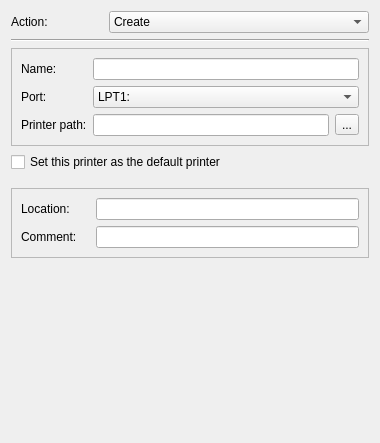
<?xml version="1.0" encoding="UTF-8"?>
<ui version="4.0">
 <class>LocalGeneralWidget</class>
 <widget class="QWidget" name="LocalGeneralWidget">
  <property name="geometry">
   <rect>
    <x>0</x>
    <y>0</y>
    <width>380</width>
    <height>443</height>
   </rect>
  </property>
  <property name="sizePolicy">
   <sizepolicy hsizetype="Preferred" vsizetype="Preferred">
    <horstretch>38</horstretch>
    <verstretch>44</verstretch>
   </sizepolicy>
  </property>
  <property name="windowTitle">
   <string>Form</string>
  </property>
  <layout class="QGridLayout" name="gridLayout_3">
   <item row="2" column="0" rowspan="2">
    <widget class="QFrame" name="frame">
     <property name="frameShape">
      <enum>QFrame::StyledPanel</enum>
     </property>
     <property name="frameShadow">
      <enum>QFrame::Raised</enum>
     </property>
     <layout class="QGridLayout" name="gridLayout">
      <item row="0" column="0">
       <widget class="QLabel" name="nameLabel">
        <property name="text">
         <string>Name:</string>
        </property>
        <property name="buddy">
         <cstring>nameLineEdit</cstring>
        </property>
       </widget>
      </item>
      <item row="1" column="0">
       <widget class="QLabel" name="portLabel">
        <property name="text">
         <string>Port:</string>
        </property>
        <property name="buddy">
         <cstring>portComboBox</cstring>
        </property>
       </widget>
      </item>
      <item row="2" column="0">
       <widget class="QLabel" name="pathLabel">
        <property name="text">
         <string>Printer path:</string>
        </property>
        <property name="buddy">
         <cstring>pathLineEdit</cstring>
        </property>
       </widget>
      </item>
      <item row="2" column="1">
       <widget class="QLineEdit" name="pathLineEdit"/>
      </item>
      <item row="2" column="2">
       <widget class="QToolButton" name="pathToolButton">
        <property name="text">
         <string>...</string>
        </property>
       </widget>
      </item>
      <item row="0" column="1" colspan="2">
       <widget class="QLineEdit" name="nameLineEdit"/>
      </item>
      <item row="1" column="1" colspan="2">
       <widget class="QComboBox" name="portComboBox">
        <item>
         <property name="text">
          <string>LPT1:</string>
         </property>
        </item>
        <item>
         <property name="text">
          <string>LPT2:</string>
         </property>
        </item>
        <item>
         <property name="text">
          <string>LPT3:</string>
         </property>
        </item>
        <item>
         <property name="text">
          <string>LPT4:</string>
         </property>
        </item>
        <item>
         <property name="text">
          <string>COM1:</string>
         </property>
        </item>
        <item>
         <property name="text">
          <string>COM2:</string>
         </property>
        </item>
        <item>
         <property name="text">
          <string>COM3:</string>
         </property>
        </item>
        <item>
         <property name="text">
          <string>COM4:</string>
         </property>
        </item>
        <item>
         <property name="text">
          <string>USB001:</string>
         </property>
        </item>
        <item>
         <property name="text">
          <string>USB002:</string>
         </property>
        </item>
        <item>
         <property name="text">
          <string>USB003:</string>
         </property>
        </item>
        <item>
         <property name="text">
          <string>USB004:</string>
         </property>
        </item>
       </widget>
      </item>
     </layout>
    </widget>
   </item>
   <item row="0" column="0">
    <layout class="QHBoxLayout" name="horizontalLayout_4">
     <item>
      <widget class="QLabel" name="actionLabel">
       <property name="sizePolicy">
        <sizepolicy hsizetype="Fixed" vsizetype="Preferred">
         <horstretch>0</horstretch>
         <verstretch>0</verstretch>
        </sizepolicy>
       </property>
       <property name="minimumSize">
        <size>
         <width>92</width>
         <height>0</height>
        </size>
       </property>
       <property name="text">
        <string>Action:</string>
       </property>
       <property name="buddy">
        <cstring>actionComboBox</cstring>
       </property>
      </widget>
     </item>
     <item>
      <widget class="QComboBox" name="actionComboBox">
       <property name="currentText">
        <string>Create</string>
       </property>
       <item>
        <property name="text">
         <string>Create</string>
        </property>
       </item>
       <item>
        <property name="text">
         <string>Replace</string>
        </property>
       </item>
       <item>
        <property name="text">
         <string>Update</string>
        </property>
       </item>
       <item>
        <property name="text">
         <string>Delete</string>
        </property>
       </item>
      </widget>
     </item>
    </layout>
   </item>
   <item row="7" column="0">
    <spacer name="verticalSpacer">
     <property name="orientation">
      <enum>Qt::Vertical</enum>
     </property>
     <property name="sizeType">
      <enum>QSizePolicy::Expanding</enum>
     </property>
     <property name="sizeHint" stdset="0">
      <size>
       <width>20</width>
       <height>10</height>
      </size>
     </property>
    </spacer>
   </item>
   <item row="4" column="0">
    <widget class="QCheckBox" name="deleteCheckBox">
     <property name="sizePolicy">
      <sizepolicy hsizetype="Preferred" vsizetype="Fixed">
       <horstretch>0</horstretch>
       <verstretch>0</verstretch>
      </sizepolicy>
     </property>
     <property name="text">
      <string>Set this printer as the default printer</string>
     </property>
    </widget>
   </item>
   <item row="6" column="0">
    <widget class="QFrame" name="frame_2">
     <property name="frameShape">
      <enum>QFrame::StyledPanel</enum>
     </property>
     <property name="frameShadow">
      <enum>QFrame::Raised</enum>
     </property>
     <layout class="QGridLayout" name="gridLayout_2">
      <item row="0" column="0">
       <widget class="QLabel" name="locationLabel">
        <property name="sizePolicy">
         <sizepolicy hsizetype="Fixed" vsizetype="Fixed">
          <horstretch>0</horstretch>
          <verstretch>0</verstretch>
         </sizepolicy>
        </property>
        <property name="minimumSize">
         <size>
          <width>69</width>
          <height>0</height>
         </size>
        </property>
        <property name="text">
         <string>Location:</string>
        </property>
        <property name="buddy">
         <cstring>locationLineEdit</cstring>
        </property>
       </widget>
      </item>
      <item row="0" column="1">
       <widget class="QLineEdit" name="locationLineEdit"/>
      </item>
      <item row="1" column="0">
       <widget class="QLabel" name="commentLabel">
        <property name="sizePolicy">
         <sizepolicy hsizetype="Fixed" vsizetype="Preferred">
          <horstretch>0</horstretch>
          <verstretch>0</verstretch>
         </sizepolicy>
        </property>
        <property name="minimumSize">
         <size>
          <width>69</width>
          <height>0</height>
         </size>
        </property>
        <property name="text">
         <string>Comment:</string>
        </property>
        <property name="buddy">
         <cstring>commentLineEdit</cstring>
        </property>
       </widget>
      </item>
      <item row="1" column="1">
       <widget class="QLineEdit" name="commentLineEdit"/>
      </item>
     </layout>
    </widget>
   </item>
   <item row="1" column="0">
    <widget class="Line" name="line">
     <property name="font">
      <font>
       <family>Sans Serif</family>
       <pointsize>9</pointsize>
      </font>
     </property>
     <property name="orientation">
      <enum>Qt::Horizontal</enum>
     </property>
    </widget>
   </item>
   <item row="5" column="0">
    <spacer name="verticalSpacer_2">
     <property name="orientation">
      <enum>Qt::Vertical</enum>
     </property>
     <property name="sizeType">
      <enum>QSizePolicy::Minimum</enum>
     </property>
     <property name="sizeHint" stdset="0">
      <size>
       <width>20</width>
       <height>10</height>
      </size>
     </property>
    </spacer>
   </item>
  </layout>
 </widget>
 <tabstops>
  <tabstop>actionComboBox</tabstop>
  <tabstop>nameLineEdit</tabstop>
  <tabstop>portComboBox</tabstop>
  <tabstop>pathLineEdit</tabstop>
  <tabstop>pathToolButton</tabstop>
  <tabstop>deleteCheckBox</tabstop>
  <tabstop>locationLineEdit</tabstop>
  <tabstop>commentLineEdit</tabstop>
 </tabstops>
 <resources/>
 <connections/>
</ui>
